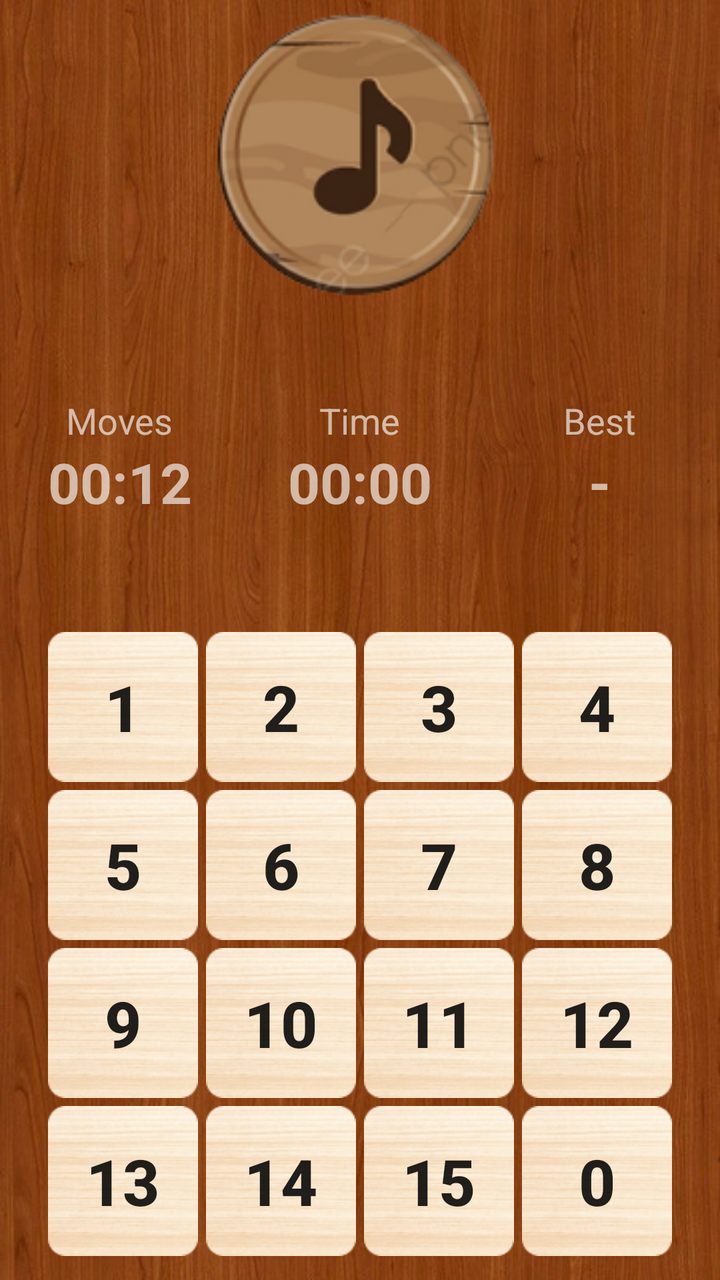
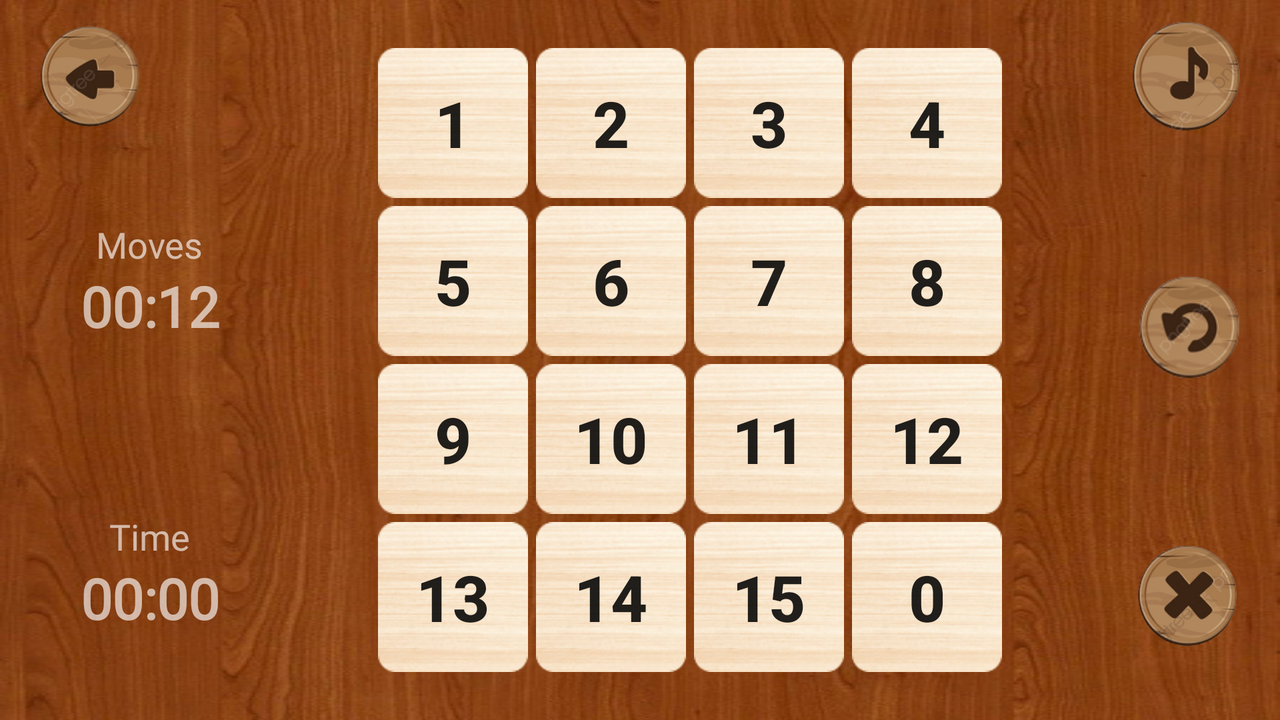

One screen, two layout resources from the same app: the default and the repository's alternative for another configuration. Each is rendered where Android would select it; the XML of both is given below.
<!-- AndroidManifest.xml: application theme Theme.Puzzle15 -->
<!-- res/layout/activity_game.xml -->
<?xml version="1.0" encoding="utf-8"?>
<androidx.appcompat.widget.LinearLayoutCompat xmlns:android="http://schemas.android.com/apk/res/android"
    xmlns:app="http://schemas.android.com/apk/res-auto"
    xmlns:tools="http://schemas.android.com/tools"
    android:layout_width="match_parent"
    android:layout_height="match_parent"
    android:background="@drawable/bg"
    android:orientation="vertical"
    tools:context=".ui.GameActivity">

    <androidx.constraintlayout.widget.ConstraintLayout
        android:layout_width="match_parent"
        android:layout_height="wrap_content"
        android:layout_marginStart="@dimen/margin_standard"
        android:layout_marginTop="@dimen/margin_middle"
        android:layout_marginEnd="@dimen/margin_standard"
        android:layout_marginBottom="@dimen/margin_middle">

        <androidx.appcompat.widget.AppCompatImageView
            android:id="@+id/iv_back"
            android:layout_width="@dimen/margin_btn_size"
            android:layout_height="@dimen/margin_btn_size"
            android:src="@drawable/back"
            app:layout_constraintStart_toStartOf="parent"
            app:layout_constraintTop_toTopOf="parent" />

        <androidx.appcompat.widget.AppCompatImageView
            android:id="@+id/iv_sound"
            android:layout_width="@dimen/margin_btn_size"
            android:layout_height="@dimen/margin_btn_size"
            android:src="@drawable/sound"
            app:layout_constraintBottom_toBottomOf="parent"
            app:layout_constraintEnd_toEndOf="parent"
            app:layout_constraintStart_toStartOf="parent"
            app:layout_constraintTop_toTopOf="parent" />

        <androidx.appcompat.widget.AppCompatImageView
            android:id="@+id/btn_restart"
            android:layout_width="@dimen/margin_btn_size"
            android:layout_height="@dimen/margin_btn_size"
            android:background="@drawable/restart"
            android:textSize="18sp"
            app:layout_constraintBottom_toBottomOf="parent"
            app:layout_constraintEnd_toEndOf="parent"
            app:layout_constraintTop_toTopOf="parent" />

    </androidx.constraintlayout.widget.ConstraintLayout>

    <androidx.appcompat.widget.LinearLayoutCompat
        android:layout_width="match_parent"
        android:layout_height="150dp"
        android:gravity="center"
        android:orientation="horizontal">

        <androidx.appcompat.widget.LinearLayoutCompat
            android:layout_width="0dp"
            android:layout_height="wrap_content"
            android:layout_weight="1"
            android:gravity="center"
            android:orientation="vertical"
            android:padding="@dimen/margin_standard">

            <androidx.appcompat.widget.AppCompatTextView
                android:layout_width="wrap_content"
                android:layout_height="wrap_content"
                android:text="@string/moves"
                android:textColor="#A3FFFFFF"
                android:textSize="18dp"
                tools:ignore="SpUsage" />

            <androidx.appcompat.widget.AppCompatTextView
                android:id="@+id/tv_score"
                android:layout_width="wrap_content"
                android:layout_height="wrap_content"
                android:text="@string/_00_12"
                android:textColor="#A3FFFFFF"
                android:textSize="28dp"
                android:textStyle="bold"
                tools:ignore="SpUsage" />

        </androidx.appcompat.widget.LinearLayoutCompat>

        <androidx.appcompat.widget.LinearLayoutCompat
            android:layout_width="0dp"
            android:layout_height="wrap_content"
            android:layout_weight="1"
            android:gravity="center"
            android:orientation="vertical"
            android:padding="@dimen/margin_standard">

            <androidx.appcompat.widget.AppCompatTextView
                android:layout_width="wrap_content"
                android:layout_height="wrap_content"
                android:text="@string/time"
                android:textColor="#A3FFFFFF"
                android:textSize="18dp"
                tools:ignore="SpUsage" />

            <Chronometer
                android:id="@+id/tv_time"
                android:layout_width="wrap_content"
                android:layout_height="wrap_content"
                android:text="@string/_00_12"
                android:textColor="#A3FFFFFF"
                android:textSize="28dp"
                android:textStyle="bold"
                tools:ignore="SpUsage" />

        </androidx.appcompat.widget.LinearLayoutCompat>

        <androidx.appcompat.widget.LinearLayoutCompat
            android:layout_width="0dp"
            android:layout_height="wrap_content"
            android:layout_weight="1"
            android:gravity="center"
            android:orientation="vertical"
            android:padding="@dimen/margin_standard">

            <androidx.appcompat.widget.AppCompatTextView
                android:layout_width="wrap_content"
                android:layout_height="wrap_content"
                android:text="@string/best"
                android:textColor="#A3FFFFFF"
                android:textSize="18dp"
                tools:ignore="SpUsage" />

            <androidx.appcompat.widget.AppCompatTextView
                android:id="@+id/tv_best"
                android:layout_width="wrap_content"
                android:layout_height="wrap_content"
                android:text="@string/empty"
                android:textColor="#A3FFFFFF"
                android:textSize="28dp"
                android:textStyle="bold"
                tools:ignore="SpUsage" />

        </androidx.appcompat.widget.LinearLayoutCompat>

    </androidx.appcompat.widget.LinearLayoutCompat>

    <FrameLayout
        android:layout_width="match_parent"
        android:layout_height="0dp"
        android:layout_gravity="center"
        android:layout_weight="1">

        <RelativeLayout
            android:id="@+id/group_items"
            android:layout_width="wrap_content"
            android:layout_height="wrap_content"
            android:layout_gravity="center">

            <androidx.appcompat.widget.AppCompatButton
                android:id="@+id/btn1"
                style="@style/item_button"
                android:layout_marginStart="2dp"
                android:layout_marginTop="2dp"
                android:layout_marginEnd="2dp"
                android:layout_marginBottom="2dp"
                android:text="@string/_1" />

            <androidx.appcompat.widget.AppCompatButton
                android:id="@+id/btn2"
                style="@style/item_button"
                android:layout_margin="2dp"
                android:layout_toEndOf="@id/btn1"
                android:text="@string/_2" />

            <androidx.appcompat.widget.AppCompatButton
                android:id="@+id/btn3"
                style="@style/item_button"
                android:layout_marginStart="2dp"
                android:layout_marginTop="2dp"
                android:layout_marginEnd="2dp"
                android:layout_marginBottom="2dp"
                android:layout_toEndOf="@id/btn2"
                android:text="@string/_3" />

            <androidx.appcompat.widget.AppCompatButton
                android:id="@+id/btn4"
                style="@style/item_button"
                android:layout_marginStart="2dp"
                android:layout_marginTop="2dp"
                android:layout_marginEnd="2dp"
                android:layout_marginBottom="2dp"
                android:layout_toEndOf="@id/btn3"
                android:text="@string/_4" />

            <androidx.appcompat.widget.AppCompatButton
                android:id="@+id/btn5"
                style="@style/item_button"
                android:layout_below="@id/btn3"
                android:layout_margin="2dp"
                android:text="@string/_5" />

            <androidx.appcompat.widget.AppCompatButton
                android:id="@+id/btn6"
                style="@style/item_button"
                android:layout_below="@id/btn2"
                android:layout_margin="2dp"
                android:layout_toEndOf="@id/btn5"
                android:text="@string/_6" />

            <androidx.appcompat.widget.AppCompatButton
                android:id="@+id/btn7"
                style="@style/item_button"
                android:layout_below="@id/btn3"
                android:layout_margin="2dp"
                android:layout_toEndOf="@id/btn6"
                android:text="@string/_7" />

            <androidx.appcompat.widget.AppCompatButton
                android:id="@+id/btn8"
                style="@style/item_button"
                android:layout_below="@id/btn4"
                android:layout_margin="2dp"
                android:layout_toEndOf="@id/btn7"
                android:text="@string/_8" />

            <androidx.appcompat.widget.AppCompatButton
                android:id="@+id/btn9"
                style="@style/item_button"
                android:layout_below="@id/btn5"
                android:layout_margin="2dp"
                android:text="@string/_9" />

            <androidx.appcompat.widget.AppCompatButton
                android:id="@+id/btn10"
                style="@style/item_button"
                android:layout_below="@id/btn6"
                android:layout_margin="2dp"
                android:layout_toEndOf="@id/btn9"
                android:text="@string/_10" />

            <androidx.appcompat.widget.AppCompatButton
                android:id="@+id/btn11"
                style="@style/item_button"
                android:layout_below="@id/btn7"
                android:layout_margin="2dp"
                android:layout_toEndOf="@id/btn10"
                android:text="@string/_11" />

            <androidx.appcompat.widget.AppCompatButton
                android:id="@+id/btn12"
                style="@style/item_button"
                android:layout_below="@id/btn8"
                android:layout_margin="2dp"
                android:layout_toEndOf="@id/btn11"
                android:text="@string/_12" />

            <androidx.appcompat.widget.AppCompatButton
                android:id="@+id/btn13"
                style="@style/item_button"
                android:layout_below="@id/btn9"
                android:layout_margin="2dp"
                android:text="@string/_13" />

            <androidx.appcompat.widget.AppCompatButton
                android:id="@+id/btn14"
                style="@style/item_button"
                android:layout_below="@id/btn10"
                android:layout_margin="2dp"
                android:layout_toEndOf="@id/btn13"
                android:text="@string/_14" />

            <androidx.appcompat.widget.AppCompatButton
                android:id="@+id/btn15"
                style="@style/item_button"
                android:layout_below="@id/btn11"
                android:layout_margin="2dp"
                android:layout_toEndOf="@id/btn14"
                android:text="@string/_15" />

            <androidx.appcompat.widget.AppCompatButton
                android:id="@+id/btn16"
                style="@style/item_button"
                android:layout_below="@id/btn12"
                android:layout_margin="2dp"
                android:layout_toEndOf="@id/btn15"
                android:text="@string/_0" />

        </RelativeLayout>

    </FrameLayout>

</androidx.appcompat.widget.LinearLayoutCompat>
<!-- resources referenced by this layout -->
<resources>
  <!-- drawable back: png bitmap (drawable, 23448 bytes) -->
  <!-- drawable bg: jpg bitmap (drawable, 76152 bytes) -->
  <!-- drawable restart: png bitmap (drawable, 11930 bytes) -->
  <!-- drawable sound: png bitmap (drawable, 22224 bytes) -->
  <string name="_0">0</string>
  <string name="_00_12">00:12</string>
  <string name="_1">1</string>
  <string name="_10">10</string>
  <string name="_11">11</string>
  <string name="_12">12</string>
  <string name="_13">13</string>
  <string name="_14">14</string>
  <string name="_15">15</string>
  <string name="_2">2</string>
  <string name="_3">3</string>
  <string name="_4">4</string>
  <string name="_5">5</string>
  <string name="_6">6</string>
  <string name="_7">7</string>
  <string name="_8">8</string>
  <string name="_9">9</string>
  <string name="best">Best</string>
  <string name="empty">-</string>
  <string name="moves">Moves</string>
  <string name="time">Time</string>
  <style name="item_button">
          <item name="android:layout_width">75dp</item>
          <item name="android:layout_height">75dp</item>
          <item name="android:background">@drawable/btn_bg</item>
          <item name="android:textSize" tools:ignore="SpUsage">32dp</item>
          <item name="android:textStyle">bold</item>
      </style>
  <style name="Theme.Puzzle15" parent="Theme.MaterialComponents.DayNight.NoActionBar">
          
          <item name="colorPrimary">@color/teal_200</item>
          <item name="colorPrimaryVariant">@color/purple_700</item>
          <item name="colorOnPrimary">@color/white</item>
          
          <item name="colorSecondary">@color/teal_200</item>
          <item name="colorSecondaryVariant">@color/teal_700</item>
          <item name="colorOnSecondary">@color/black</item>
          
          <item name="android:statusBarColor" tools:targetApi="l">@color/title_color</item>
          
      </style>
  <!-- drawable btn_bg (drawable) -->
  <?xml version="1.0" encoding="utf-8"?>
  <selector xmlns:android="http://schemas.android.com/apk/res/android">
      <item android:drawable="@drawable/btn" android:state_pressed="false">
          <shape>
              <corners android:radius="16dp" />
              <stroke android:width="2dp" />
          </shape>
      </item>
      <item android:drawable="@drawable/btn" android:state_pressed="true">
          <shape>
              <corners android:radius="16dp" />
              <stroke android:width="2dp" />
          </shape>
      </item>
  </selector>
  <color name="teal_200">#FF03DAC5</color>
  <color name="purple_700">#FF3700B3</color>
  <color name="white">#FFFFFFFF</color>
  <color name="teal_700">#FF018786</color>
  <color name="black">#FF000000</color>
  <color name="title_color">#60290D</color>
  <!-- drawable btn: png bitmap (drawable, 15649 bytes) -->
</resources>
<!-- res/layout-land/activity_game.xml (the repository's variant of the layout above) -->
<!-- drawn on the phone turned sideways -->
<?xml version="1.0" encoding="utf-8"?>
<androidx.appcompat.widget.LinearLayoutCompat xmlns:android="http://schemas.android.com/apk/res/android"
    xmlns:app="http://schemas.android.com/apk/res-auto"
    xmlns:tools="http://schemas.android.com/tools"
    android:layout_width="match_parent"
    android:layout_height="match_parent"
    android:background="@drawable/bg"
    android:orientation="horizontal"
    tools:context=".ui.GameActivity">

    <androidx.appcompat.widget.LinearLayoutCompat
        android:layout_width="150dp"
        android:layout_height="match_parent"
        android:orientation="vertical">

        <androidx.appcompat.widget.AppCompatImageView
            android:id="@+id/iv_back"
            android:layout_width="60dp"
            android:layout_height="60dp"
            android:layout_marginStart="16dp"
            android:layout_marginTop="8dp"
            android:src="@drawable/back"
            app:layout_constraintStart_toStartOf="parent"
            app:layout_constraintTop_toTopOf="parent" />

        <androidx.appcompat.widget.LinearLayoutCompat
            android:layout_width="match_parent"
            android:layout_height="wrap_content"
            android:orientation="vertical"
            android:gravity="center"
            android:layout_gravity="center"
            android:padding="@dimen/margin_standard"
            android:layout_weight="1"
            >

            <TextView
                android:layout_width="wrap_content"
                android:layout_height="wrap_content"
                android:fontFamily="@font/jacky_boys"
                android:text="@string/moves"
                android:textColor="#A3FFFFFF"
                android:textSize="18sp" />

            <TextView
                android:id="@+id/tv_score"
                android:layout_width="wrap_content"
                android:layout_height="wrap_content"
                android:fontFamily="@font/jacky_boys"
                android:text="@string/_00_12"
                android:textColor="#A3FFFFFF"
                android:textSize="28sp"
                android:textStyle="bold" />

        </androidx.appcompat.widget.LinearLayoutCompat>

        <androidx.appcompat.widget.LinearLayoutCompat
            android:layout_width="match_parent"
            android:layout_height="wrap_content"
            android:layout_weight="1"
            android:gravity="center"
            android:orientation="vertical"
            android:padding="@dimen/margin_standard">

            <TextView
                android:layout_width="wrap_content"
                android:layout_height="wrap_content"
                android:fontFamily="@font/jacky_boys"
                android:text="@string/time"
                android:textColor="#A3FFFFFF"
                android:textSize="18sp" />

            <Chronometer
                android:id="@+id/tv_time"
                android:layout_width="wrap_content"
                android:layout_height="wrap_content"
                android:fontFamily="@font/jacky_boys"
                android:text="@string/_00_12"
                android:textColor="#A3FFFFFF"
                android:textSize="28sp"
                android:textStyle="bold" />

        </androidx.appcompat.widget.LinearLayoutCompat>

    </androidx.appcompat.widget.LinearLayoutCompat>

    <FrameLayout
        android:layout_width="match_parent"
        android:layout_height="match_parent"
        android:layout_gravity="center"
        android:layout_weight="10"
        >

        <RelativeLayout
            android:id="@+id/group_items"
            android:layout_width="wrap_content"
            android:layout_height="wrap_content"
            android:layout_gravity="center">

            <androidx.appcompat.widget.AppCompatButton
                android:id="@+id/btn1"
                style="@style/item_button"
                android:layout_marginStart="2dp"
                android:layout_marginTop="2dp"
                android:layout_marginEnd="2dp"
                android:layout_marginBottom="2dp"
                android:text="@string/_1" />

            <androidx.appcompat.widget.AppCompatButton
                android:id="@+id/btn2"
                style="@style/item_button"
                android:layout_margin="2dp"
                android:layout_toEndOf="@id/btn1"
                android:text="@string/_2" />

            <androidx.appcompat.widget.AppCompatButton
                android:id="@+id/btn3"
                style="@style/item_button"
                android:layout_marginStart="2dp"
                android:layout_marginTop="2dp"
                android:layout_marginEnd="2dp"
                android:layout_marginBottom="2dp"
                android:layout_toEndOf="@id/btn2"
                android:text="@string/_3" />

            <androidx.appcompat.widget.AppCompatButton
                android:id="@+id/btn4"
                style="@style/item_button"
                android:layout_marginStart="2dp"
                android:layout_marginTop="2dp"
                android:layout_marginEnd="2dp"
                android:layout_marginBottom="2dp"
                android:layout_toEndOf="@id/btn3"
                android:text="@string/_4" />

            <androidx.appcompat.widget.AppCompatButton
                android:id="@+id/btn5"
                style="@style/item_button"
                android:layout_below="@id/btn3"
                android:layout_margin="2dp"
                android:text="@string/_5" />

            <androidx.appcompat.widget.AppCompatButton
                android:id="@+id/btn6"
                style="@style/item_button"
                android:layout_below="@id/btn2"
                android:layout_margin="2dp"
                android:layout_toEndOf="@id/btn5"
                android:text="@string/_6" />

            <androidx.appcompat.widget.AppCompatButton
                android:id="@+id/btn7"
                style="@style/item_button"
                android:layout_below="@id/btn3"
                android:layout_margin="2dp"
                android:layout_toEndOf="@id/btn6"
                android:text="@string/_7" />

            <androidx.appcompat.widget.AppCompatButton
                android:id="@+id/btn8"
                style="@style/item_button"
                android:layout_below="@id/btn4"
                android:layout_margin="2dp"
                android:layout_toEndOf="@id/btn7"
                android:text="@string/_8" />

            <androidx.appcompat.widget.AppCompatButton
                android:id="@+id/btn9"
                style="@style/item_button"
                android:layout_below="@id/btn5"
                android:layout_margin="2dp"
                android:text="@string/_9" />

            <androidx.appcompat.widget.AppCompatButton
                android:id="@+id/btn10"
                style="@style/item_button"
                android:layout_below="@id/btn6"
                android:layout_margin="2dp"
                android:layout_toEndOf="@id/btn9"
                android:text="@string/_10" />

            <androidx.appcompat.widget.AppCompatButton
                android:id="@+id/btn11"
                style="@style/item_button"
                android:layout_below="@id/btn7"
                android:layout_margin="2dp"
                android:layout_toEndOf="@id/btn10"
                android:text="@string/_11" />

            <androidx.appcompat.widget.AppCompatButton
                android:id="@+id/btn12"
                style="@style/item_button"
                android:layout_below="@id/btn8"
                android:layout_margin="2dp"
                android:layout_toEndOf="@id/btn11"
                android:text="@string/_12" />

            <androidx.appcompat.widget.AppCompatButton
                android:id="@+id/btn13"
                style="@style/item_button"
                android:layout_below="@id/btn9"
                android:layout_margin="2dp"
                android:text="@string/_13" />

            <androidx.appcompat.widget.AppCompatButton
                android:id="@+id/btn14"
                style="@style/item_button"
                android:layout_below="@id/btn10"
                android:layout_margin="2dp"
                android:layout_toEndOf="@id/btn13"
                android:text="@string/_14" />

            <androidx.appcompat.widget.AppCompatButton
                android:id="@+id/btn15"
                style="@style/item_button"
                android:layout_below="@id/btn11"
                android:layout_margin="2dp"
                android:layout_toEndOf="@id/btn14"
                android:text="@string/_15" />

            <androidx.appcompat.widget.AppCompatButton
                android:id="@+id/btn16"
                style="@style/item_button"
                android:layout_below="@id/btn12"
                android:layout_margin="2dp"
                android:layout_toEndOf="@id/btn15"
                android:text="@string/_0" />

        </RelativeLayout>

    </FrameLayout>

    <androidx.constraintlayout.widget.ConstraintLayout
        android:layout_width="100dp"
        android:layout_height="match_parent"
        android:orientation="vertical">

        <androidx.appcompat.widget.AppCompatImageView
            android:layout_width="60dp"
            android:layout_height="60dp"
            android:layout_marginTop="8dp"
            android:layout_marginEnd="16dp"
            android:src="@drawable/sound"
            app:layout_constraintEnd_toEndOf="parent"
            app:layout_constraintTop_toTopOf="parent" />

        <androidx.appcompat.widget.AppCompatImageView
            android:id="@+id/btn_finish"
            android:layout_width="60dp"
            android:layout_height="60dp"
            android:layout_marginBottom="32dp"
            android:layout_marginEnd="16dp"
            android:src="@drawable/finish"
            android:textSize="18sp"
            android:textStyle="bold"
            app:layout_constraintBottom_toBottomOf="parent"
            app:layout_constraintEnd_toEndOf="parent" />

        <androidx.appcompat.widget.AppCompatImageView
            android:id="@+id/btn_restart"
            android:layout_width="60dp"
            android:layout_height="60dp"
            android:layout_marginEnd="16dp"
            android:layout_marginBottom="32dp"
            android:background="@drawable/restart"
            android:textColor="#60290D"
            android:textSize="18sp"
            app:layout_constraintTop_toTopOf="parent"
            app:layout_constraintBottom_toBottomOf="parent"
            app:layout_constraintEnd_toEndOf="parent"
            />

    </androidx.constraintlayout.widget.ConstraintLayout>


</androidx.appcompat.widget.LinearLayoutCompat>
<!-- resources referenced by the variant -->
<!-- as the phone turned sideways resolves them -->
<resources>
  <!-- drawable back: png bitmap (drawable, 23448 bytes) -->
  <!-- drawable bg: jpg bitmap (drawable, 76152 bytes) -->
  <!-- drawable finish: png bitmap (drawable, 23872 bytes) -->
  <!-- drawable restart: png bitmap (drawable, 11930 bytes) -->
  <!-- drawable sound: png bitmap (drawable, 22224 bytes) -->
  <string name="_0">0</string>
  <string name="_00_12">00:12</string>
  <string name="_1">1</string>
  <string name="_10">10</string>
  <string name="_11">11</string>
  <string name="_12">12</string>
  <string name="_13">13</string>
  <string name="_14">14</string>
  <string name="_15">15</string>
  <string name="_2">2</string>
  <string name="_3">3</string>
  <string name="_4">4</string>
  <string name="_5">5</string>
  <string name="_6">6</string>
  <string name="_7">7</string>
  <string name="_8">8</string>
  <string name="_9">9</string>
  <string name="moves">Moves</string>
  <string name="time">Time</string>
  <style name="item_button">
          <item name="android:layout_width">75dp</item>
          <item name="android:layout_height">75dp</item>
          <item name="android:background">@drawable/btn_bg</item>
          <item name="android:textSize" tools:ignore="SpUsage">32dp</item>
          <item name="android:textStyle">bold</item>
      </style>
  <style name="Theme.Puzzle15" parent="Theme.MaterialComponents.DayNight.NoActionBar">
          
          <item name="colorPrimary">@color/teal_200</item>
          <item name="colorPrimaryVariant">@color/purple_700</item>
          <item name="colorOnPrimary">@color/white</item>
          
          <item name="colorSecondary">@color/teal_200</item>
          <item name="colorSecondaryVariant">@color/teal_700</item>
          <item name="colorOnSecondary">@color/black</item>
          
          <item name="android:statusBarColor" tools:targetApi="l">@color/title_color</item>
          
      </style>
  <!-- drawable btn_bg (drawable) -->
  <?xml version="1.0" encoding="utf-8"?>
  <selector xmlns:android="http://schemas.android.com/apk/res/android">
      <item android:drawable="@drawable/btn" android:state_pressed="false">
          <shape>
              <corners android:radius="16dp" />
              <stroke android:width="2dp" />
          </shape>
      </item>
      <item android:drawable="@drawable/btn" android:state_pressed="true">
          <shape>
              <corners android:radius="16dp" />
              <stroke android:width="2dp" />
          </shape>
      </item>
  </selector>
  <color name="teal_200">#FF03DAC5</color>
  <color name="purple_700">#FF3700B3</color>
  <color name="white">#FFFFFFFF</color>
  <color name="teal_700">#FF018786</color>
  <color name="black">#FF000000</color>
  <color name="title_color">#60290D</color>
  <!-- drawable btn: png bitmap (drawable, 15649 bytes) -->
</resources>
